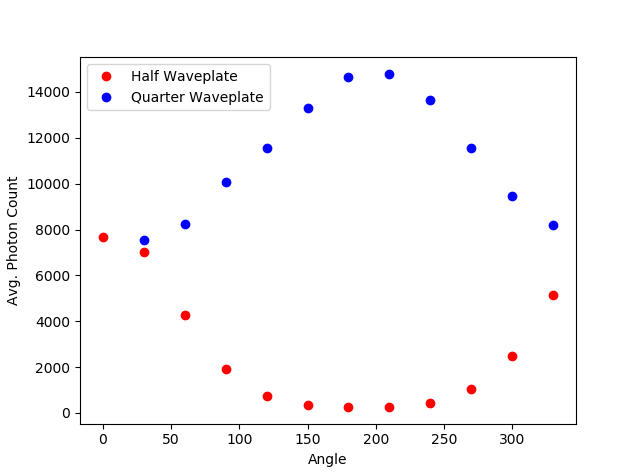

Recreate this plot in Python.
import matplotlib.pyplot as plt
import sys, os
path = "C:\\Users\\quantum\\Desktop\\QST experiments\\Programs\\"
sys.path.append(path)
import Jul13QstFunctions as qst
import glob

angle = 0
data = [[],[],[]]

for filename in glob.glob(os.path.join(os.getcwd(), '*.txt')):
   #print(filename, "\n")
   name = os.path.basename(filename)
   quarter = int(name.split('-')[0])
   half = int(name.split('-')[1].split(".")[0])
   stats = qst.getMeanVar(filename)
   if(quarter != 0):
       data[0].append(stats[0])
       data[1].append(quarter)
   else:
       data[0].append(stats[0])
       data[1].append(half)

#Half Waveplate
plt.plot(data[1][0:12], data[0][0:12], color='r', marker='o', linestyle='', label='Half Waveplate')
#Quarter Waveplate
plt.plot(data[1][12:], data[0][12:], color='b', marker='o', linestyle='', label='Quarter Waveplate')
plt.ylabel('Avg. Photon Count')
plt.xlabel('Angle')
plt.legend(loc='upper left')
plt.show()
